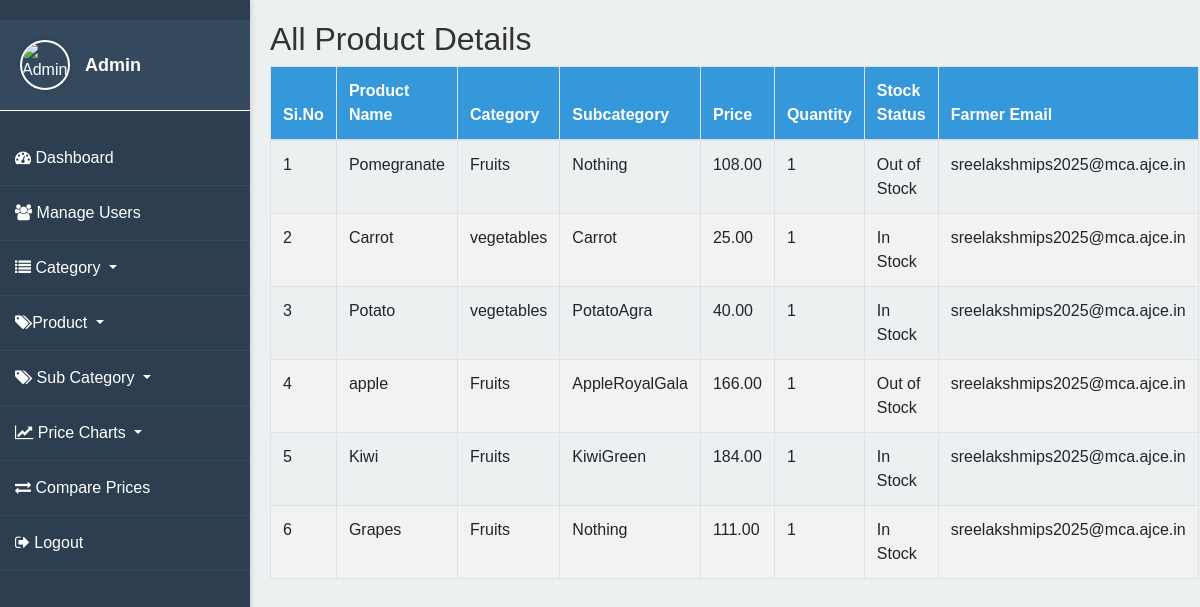
The page /custom_admin/custom_admin/product/ on the database as committed earlier.
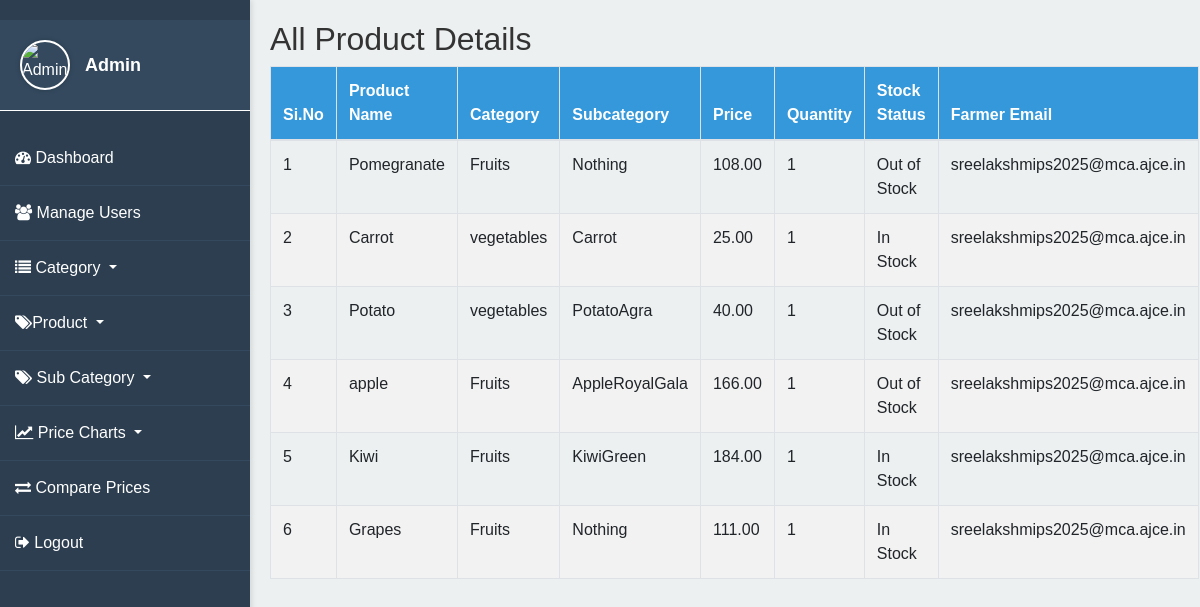
The same page on the database as committed later.
### myapp/models.py (models this page shows, shortened)
class Product(models.Model):
    product_name = models.ForeignKey(ProductCategory, on_delete=models.CASCADE)
    category = models.ForeignKey(Category, on_delete=models.CASCADE)
    subcategory = models.ForeignKey(SubCategory, on_delete=models.CASCADE, null=True, blank=True)  # New field
    price = models.DecimalField(max_digits=10, decimal_places=2)
    description = models.TextField()
    quantity = models.IntegerField()
    stock = models.PositiveIntegerField(default=0)  # Field for stock quantity
    image = models.ImageField(upload_to='media/', blank=True, null=True)
    shelf_life = models.CharField(max_length=100, blank=True, null=True)  # Field for shelf life
    form_factor = models.CharField(max_length=100, blank=True, null=True)  # Field for form factor
    organic = models.BooleanField(default=False)  # Field for organic product
    common_name = models.CharField(max_length=100, blank=True, null=True)  # Field for common name
    farmer = models.ForeignKey(Farmer, on_delete=models.CASCADE)

class ProductCategory(models.Model):
    category = models.ForeignKey(Category, on_delete=models.CASCADE)
    product_name = models.CharField(max_length=100)

class Category(models.Model):
    name = models.CharField(max_length=100)

class SubCategory(models.Model):
    subcategory_name = models.CharField(max_length=100)
    category = models.ForeignKey(Category, on_delete=models.CASCADE)
    product_category = models.ForeignKey(ProductCategory, on_delete=models.CASCADE)

class Farmer(models.Model):
    user = models.OneToOneField(User, on_delete=models.CASCADE)

class User(AbstractBaseUser):
    STATUS_CHOICES = [
        ('active', 'Active'),
        ('inactive', 'Inactive')
    ]
    status = models.CharField(max_length=10, choices=STATUS_CHOICES, default='active')
    email = models.EmailField(unique=True)
    name = models.CharField(max_length=255)
    phone = models.CharField(max_length=20)
    address = models.TextField()
    pincode = models.CharField(max_length=10)
    role = models.CharField(max_length=20)
    password = models.CharField(max_length=100)
    is_active = models.BooleanField(default=True)
    is_staff = models.BooleanField(default=False)
    date_joined = models.DateTimeField(default=timezone.now)
    last_login = models.DateTimeField(null=True, blank=True)
    objects = UserManager()
    USERNAME_FIELD = 'email'
    REQUIRED_FIELDS = ['name']

### myapp/views.py (the view)
# urls.py: path('custom_admin/product/', views.admin_product_view, name='admin_product_view'),
def admin_product_view(request):
    products = Product.objects.select_related('farmer__user').all()
    return render(request, 'admin_product_view.html', {'products': products})

### myapp/templates/admin_product_view.html (shortened to what this page needs)
<!DOCTYPE html>
<html lang="en">
<head>
    {% load static %}
    <link rel="stylesheet" href="https://stackpath.bootstrapcdn.com/bootstrap/4.3.1/css/bootstrap.min.css">
    <link href="https://stackpath.bootstrapcdn.com/font-awesome/4.7.0/css/font-awesome.min.css" rel="stylesheet">
</head>
<body>
    <div class="sidebar">
        <div class="profile">
            <img src="{% static 'img/admin.jpg' %}" alt="Admin Image">
            <div class="name">Admin</div>
        </div>
        <h2 class="text-center"></h2>
        <a href="{% url 'admin_dashboard' %}"><i class="fa fa-tachometer"></i> Dashboard</a>
        <a href="{% url 'manage_users' %}"><i class="fa fa-users"></i> Manage Users</a>
        <div class="dropdown">
            <a class="dropdown-toggle" href="#" role="button" id="categoryDropdown" data-toggle="dropdown" aria-haspopup="true" aria-expanded="false">
                <i class="fa fa-list"></i> Category
            </a>
        </div>
        <div class="dropdown">
            <a class="dropdown-toggle" href="#" role="button" id="subcategoryDropdown" data-toggle="dropdown" aria-haspopup="true" aria-expanded="false">
                <i class="fa fa-tags"></i>Product
            </a>
        </div>
        <div class="dropdown">
            <a class="dropdown-toggle" href="#" role="button" id="subcategoryDropdown" data-toggle="dropdown" aria-haspopup="true" aria-expanded="false">
                <i class="fa fa-tags"></i> Sub Category
            </a>
        </div>
        <div class="dropdown">
            <a class="dropdown-toggle" href="#" role="button" id="priceChartDropdown" data-toggle="dropdown" aria-haspopup="true" aria-expanded="false">
                <i class="fa fa-line-chart"></i> Price Charts
            </a>
        </div>
        <a href="{% url 'compare_prices' %}"><i class="fa fa-exchange"></i> Compare Prices</a>
        <a href="{% url 'login' %}"><i class="fa fa-sign-out"></i> Logout</a>
    </div>
    <div class="content">
        <h2>All Product Details</h2>
        <table class="table table-bordered">
            <thead>
                <tr>
                    <th>Si.No</th>
                    <th>Product Name</th>
                    <th>Category</th>
                    <th>Subcategory</th>
                    <th>Price</th>
                    <th>Quantity</th>
                    <th>Stock Status</th>
                    <th>Farmer Email</th>
                </tr>
            </thead>
            <tbody>
                {% for product in products %}
                    <tr>
                        <td>{{ forloop.counter }}</td>
                        <td>{{ product.product_name.product_name }}</td>
                        <td>{{ product.category.name }}</td>
                        <td>{{ product.subcategory.subcategory_name }}</td>
                        <td>{{ product.price }}</td>
                        <td>{{ product.quantity }}</td>
                        <td class="{% if product.stock > 0 %}in-stock{% else %}out-of-stock{% endif %}">
                            {% if product.stock > 0 %}
                                In Stock
                            {% else %}
                                Out of Stock
                            {% endif %}
                        </td>
                        <td>{{ product.farmer.user.email }}</td>
                    </tr>
                {% endfor %}
            </tbody>
        </table>
    </div>
</body>
</html>

Rows that differ between the two databases and show on the page:
changed Product "Potato": stock "In Stock" → "Out of Stock"
